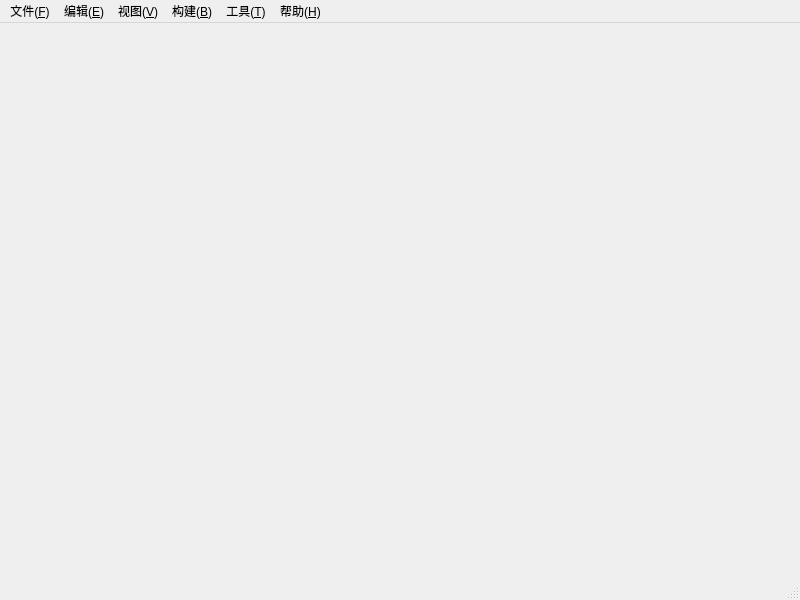
<?xml version="1.0" encoding="UTF-8"?>
<ui version="4.0">
 <class>MainWindow</class>
 <widget class="QMainWindow" name="MainWindow">
  <property name="geometry">
   <rect>
    <x>0</x>
    <y>0</y>
    <width>800</width>
    <height>600</height>
   </rect>
  </property>
  <property name="minimumSize">
   <size>
    <width>800</width>
    <height>600</height>
   </size>
  </property>
  <property name="windowTitle">
   <string>Sail Python Editor</string>
  </property>
  <widget class="QWidget" name="centralwidget"/>
  <widget class="QMenuBar" name="menubar">
   <property name="geometry">
    <rect>
     <x>0</x>
     <y>0</y>
     <width>800</width>
     <height>23</height>
    </rect>
   </property>
   <widget class="QMenu" name="M_file">
    <property name="title">
     <string>文件(&amp;F)</string>
    </property>
    <addaction name="A_new"/>
    <addaction name="A_open"/>
    <addaction name="A_save"/>
    <addaction name="A_saveas"/>
    <addaction name="separator"/>
    <addaction name="A_set"/>
    <addaction name="separator"/>
    <addaction name="A_quit"/>
   </widget>
   <widget class="QMenu" name="M_edit">
    <property name="title">
     <string>编辑(&amp;E)</string>
    </property>
    <addaction name="A_undo"/>
    <addaction name="A_redo"/>
    <addaction name="separator"/>
    <addaction name="A_cut"/>
    <addaction name="A_copy"/>
    <addaction name="A_paste"/>
    <addaction name="A_del"/>
    <addaction name="separator"/>
    <addaction name="A_all"/>
   </widget>
   <widget class="QMenu" name="M_build">
    <property name="title">
     <string>构建(&amp;B)</string>
    </property>
    <addaction name="A_run"/>
   </widget>
   <widget class="QMenu" name="M_tools">
    <property name="title">
     <string>工具(&amp;T)</string>
    </property>
    <addaction name="A_add_tools"/>
    <addaction name="separator"/>
   </widget>
   <widget class="QMenu" name="M_help">
    <property name="title">
     <string>帮助(&amp;H)</string>
    </property>
    <addaction name="A_pydoc"/>
    <addaction name="A_help"/>
    <addaction name="separator"/>
    <addaction name="A_about"/>
   </widget>
   <widget class="QMenu" name="M_view">
    <property name="title">
     <string>视图(&amp;V)</string>
    </property>
    <addaction name="A_wrap"/>
    <addaction name="A_info_bar"/>
   </widget>
   <addaction name="M_file"/>
   <addaction name="M_edit"/>
   <addaction name="M_view"/>
   <addaction name="M_build"/>
   <addaction name="M_tools"/>
   <addaction name="M_help"/>
  </widget>
  <widget class="QStatusBar" name="statusBar"/>
  <action name="A_new">
   <property name="text">
    <string>新建(&amp;N)</string>
   </property>
   <property name="shortcut">
    <string>Ctrl+N</string>
   </property>
  </action>
  <action name="A_open">
   <property name="text">
    <string>打开(&amp;O)...</string>
   </property>
   <property name="toolTip">
    <string>打开</string>
   </property>
   <property name="shortcut">
    <string>Ctrl+O</string>
   </property>
  </action>
  <action name="A_save">
   <property name="text">
    <string>保存(&amp;S)</string>
   </property>
   <property name="toolTip">
    <string>保存</string>
   </property>
   <property name="shortcut">
    <string>Ctrl+S</string>
   </property>
  </action>
  <action name="A_saveas">
   <property name="text">
    <string>另存为(&amp;A)...</string>
   </property>
   <property name="toolTip">
    <string>另存为</string>
   </property>
   <property name="shortcut">
    <string>Ctrl+Shift+S</string>
   </property>
  </action>
  <action name="A_quit">
   <property name="text">
    <string>退出(&amp;X)</string>
   </property>
   <property name="toolTip">
    <string>退出</string>
   </property>
  </action>
  <action name="A_undo">
   <property name="text">
    <string>撤销(&amp;U)</string>
   </property>
   <property name="toolTip">
    <string>撤销</string>
   </property>
   <property name="shortcut">
    <string>Ctrl+Z</string>
   </property>
  </action>
  <action name="A_redo">
   <property name="text">
    <string>重做(&amp;R)</string>
   </property>
   <property name="toolTip">
    <string>重做</string>
   </property>
   <property name="shortcut">
    <string>Ctrl+Y</string>
   </property>
  </action>
  <action name="A_cut">
   <property name="text">
    <string>剪切(&amp;T)</string>
   </property>
   <property name="toolTip">
    <string>剪切</string>
   </property>
   <property name="shortcut">
    <string>Ctrl+X</string>
   </property>
  </action>
  <action name="A_copy">
   <property name="text">
    <string>复制(C&amp;)</string>
   </property>
   <property name="toolTip">
    <string>复制</string>
   </property>
   <property name="shortcut">
    <string>Ctrl+C</string>
   </property>
  </action>
  <action name="A_paste">
   <property name="text">
    <string>粘贴(&amp;P)</string>
   </property>
   <property name="toolTip">
    <string>粘贴</string>
   </property>
   <property name="shortcut">
    <string>Ctrl+V</string>
   </property>
  </action>
  <action name="A_all">
   <property name="text">
    <string>全选(&amp;A)</string>
   </property>
   <property name="toolTip">
    <string>全选</string>
   </property>
   <property name="shortcut">
    <string>Ctrl+A</string>
   </property>
  </action>
  <action name="A_run">
   <property name="text">
    <string>运行(&amp;R)</string>
   </property>
   <property name="toolTip">
    <string>运行</string>
   </property>
   <property name="shortcut">
    <string>F5</string>
   </property>
  </action>
  <action name="A_compile">
   <property name="text">
    <string>编译为PYC文件(&amp;C)</string>
   </property>
   <property name="toolTip">
    <string>编译为PYC文件</string>
   </property>
   <property name="shortcut">
    <string>F7</string>
   </property>
  </action>
  <action name="A_pack">
   <property name="text">
    <string>打包成EXE文件(&amp;P)</string>
   </property>
   <property name="shortcut">
    <string>Ctrl+F7</string>
   </property>
  </action>
  <action name="A_content">
   <property name="checkable">
    <bool>false</bool>
   </property>
   <property name="enabled">
    <bool>true</bool>
   </property>
   <property name="text">
    <string>本节课的学习内容(&amp;C)</string>
   </property>
   <property name="toolTip">
    <string>本节课的学习内容</string>
   </property>
  </action>
  <action name="A_task">
   <property name="enabled">
    <bool>false</bool>
   </property>
   <property name="text">
    <string>任务内容(&amp;T)</string>
   </property>
   <property name="toolTip">
    <string>任务内容</string>
   </property>
  </action>
  <action name="A_work">
   <property name="text">
    <string>提交作业(&amp;U)</string>
   </property>
   <property name="toolTip">
    <string>提交作业</string>
   </property>
  </action>
  <action name="A_add_tools">
   <property name="text">
    <string>添加工具(&amp;A)...</string>
   </property>
   <property name="toolTip">
    <string>添加工具</string>
   </property>
  </action>
  <action name="A_pydoc">
   <property name="text">
    <string>Python文档(&amp;H)</string>
   </property>
   <property name="toolTip">
    <string>Python文档</string>
   </property>
   <property name="shortcut">
    <string>F1</string>
   </property>
  </action>
  <action name="A_help">
   <property name="text">
    <string>软件帮助(&amp;S)</string>
   </property>
   <property name="toolTip">
    <string>软件帮助</string>
   </property>
  </action>
  <action name="A_about">
   <property name="text">
    <string>关于 Sail Python Editor(&amp;A)</string>
   </property>
   <property name="toolTip">
    <string>关于 Sail Python Editor</string>
   </property>
  </action>
  <action name="A_set">
   <property name="text">
    <string>首选项(&amp;S)</string>
   </property>
   <property name="toolTip">
    <string>首选项</string>
   </property>
  </action>
  <action name="A_del">
   <property name="text">
    <string>删除(&amp;L)</string>
   </property>
   <property name="toolTip">
    <string>删除</string>
   </property>
   <property name="shortcut">
    <string>Del</string>
   </property>
  </action>
  <action name="A_wrap">
   <property name="checkable">
    <bool>true</bool>
   </property>
   <property name="text">
    <string>自动换行(&amp;W)</string>
   </property>
   <property name="toolTip">
    <string>自动换行</string>
   </property>
  </action>
  <action name="A_p">
   <property name="text">
    <string>放大视图(&amp;I)</string>
   </property>
   <property name="toolTip">
    <string>放大视图</string>
   </property>
   <property name="shortcut">
    <string>Ctrl+=</string>
   </property>
  </action>
  <action name="A_m">
   <property name="text">
    <string>缩小视图(&amp;O)</string>
   </property>
   <property name="toolTip">
    <string>缩小视图</string>
   </property>
   <property name="shortcut">
    <string>Ctrl+-</string>
   </property>
  </action>
  <action name="A_font">
   <property name="text">
    <string>字体(&amp;F)...</string>
   </property>
   <property name="toolTip">
    <string>字体</string>
   </property>
  </action>
  <action name="A_rest">
   <property name="text">
    <string>还原视图</string>
   </property>
   <property name="toolTip">
    <string>还原视图</string>
   </property>
   <property name="shortcut">
    <string>Ctrl+0</string>
   </property>
  </action>
  <action name="A_add_plugin">
   <property name="text">
    <string>添加插件(&amp;P)...</string>
   </property>
  </action>
  <action name="A_info_bar">
   <property name="checkable">
    <bool>true</bool>
   </property>
   <property name="text">
    <string>调试输出</string>
   </property>
  </action>
 </widget>
 <resources/>
 <connections/>
</ui>
